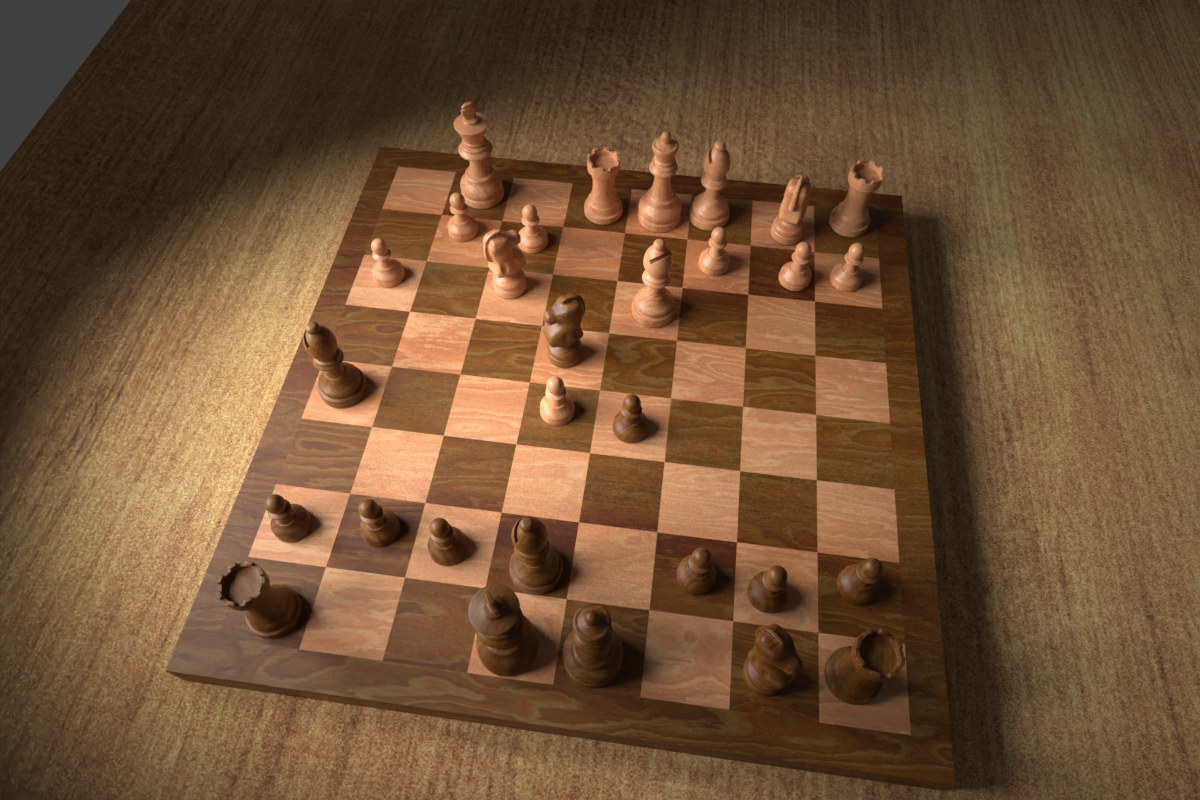
#> input picture testdata/0000.png, 1200 x 800 px, found by its file name
$ python board_localization.py   (older library calls are emulated)
#> lines starting #> are read from the running program, lines starting #| are printed output that depends on the picture; after the words box and inside, x2 and y2 are one past the last pixel; in counts of white or black regions, pixels touching at a corner belong together
import cv2
import numpy as np
import typing
from sklearn.metrics.pairwise import pairwise_distances
from sklearn.cluster import AgglomerativeClustering, DBSCAN

from coordinates import from_homogenous_coordinates, to_homogenous_coordinates
import config as cfg

def find_corners(img: np.ndarray):
    img, img_scale = resize_img(img)

    grey_img = cv2.cvtColor(img, cv2.COLOR_BGR2GRAY)
    edges_img = detect_edges(grey_img)
    lines = detect_lines(edges_img)

    if lines.shape[0] > 400:
        raise Exception("too many lines found")

    all_horizontal_lines, all_vertical_lines = cluster_horizontal_and_vertical_lines(lines)

    horizontal_lines = eliminate_similar_lines(all_horizontal_lines, all_vertical_lines)
    vertical_lines = eliminate_similar_lines(all_vertical_lines, all_horizontal_lines)

    all_intersection_points = get_intersection_points(horizontal_lines, vertical_lines)

    best_num_inliers = 0
    best_configuration = None
    iterations = 0
    while iterations < 200 or best_num_inliers < 30:
        row1, row2 = choose_from_range(len(horizontal_lines))
        col1, col2 = choose_from_range(len(vertical_lines))
        transformation_matrix = compute_homography(all_intersection_points,
                                                    row1, row2, col1, col2)
        warped_points = warp_points(
            transformation_matrix, all_intersection_points)
        warped_points, intersection_points, horizontal_scale, vertical_scale = discard_outliers(warped_points, all_intersection_points)
        num_inliers = np.prod(warped_points.shape[:-1])
        if num_inliers > best_num_inliers:
            warped_points *= np.array((horizontal_scale, vertical_scale))

            # Quantize and reject duplicates
            (xmin, xmax, ymin, ymax), scale, quantized_points, intersection_points, warped_img_size = configuration = quantize_points(warped_points, intersection_points)

            # Calculate remaining number of inliers
            num_inliers = np.prod(quantized_points.shape[:-1])

            if num_inliers > best_num_inliers:
                best_num_inliers = num_inliers
                best_configuration = configuration
        iterations += 1
        if iterations > 10000:
            raise Exception("RANSAC produced no viable results")

    # Retrieve best configuration
    (xmin, xmax, ymin, ymax), scale, quantized_points, intersection_points, warped_img_size = best_configuration

    # Recompute transformation matrix based on all inliers
    transformation_matrix = compute_transformation_matrix(
        intersection_points, quantized_points)
    inverse_transformation_matrix = np.linalg.inv(transformation_matrix)

    # Warp grayscale image
    dims = tuple(warped_img_size.astype(int))
    warped = cv2.warpPerspective(grey_img, transformation_matrix, dims)
    borders = np.zeros_like(grey_img)
    borders[3:-3, 3:-3] = 1
    warped_borders = cv2.warpPerspective(borders, transformation_matrix, dims)
    warped_mask = warped_borders == 1

    # Refine board boundaries
    xmin, xmax = compute_vertical_borders(warped, warped_mask, scale, xmin, xmax)
    scaled_xmin, scaled_xmax = (int(x * scale[0]) for x in (xmin, xmax))
    warped_mask[:, :scaled_xmin] = warped_mask[:, scaled_xmax:] = False
    ymin, ymax = compute_horizontal_borders(warped, warped_mask, scale, ymin, ymax)

    # Transform boundaries to image space
    corners = np.array([[xmin, ymin],
                        [xmax, ymin],
                        [xmax, ymax],
                        [xmin, ymax]]).astype(float)
    corners = corners * scale
    img_corners = warp_points(inverse_transformation_matrix, corners)
    img_corners = img_corners / img_scale
    return sort_corner_points(img_corners)


def resize_img(img: np.ndarray) -> typing.Tuple[np.ndarray, float]:

    h, w, _ = img.shape
    if w == cfg.RESIZE_IMAGE_WIDTH:
        return img, 1

    scale = cfg.RESIZE_IMAGE_WIDTH/2
    dims = (cfg.RESIZE_IMAGE_WIDTH, int(h * scale))

    img = cv2.resize(img, dims)
    return img, scale


def detect_edges(grey: np.ndarray) -> np.ndarray:
    if grey.dtype != np.uint8:
        grey = grey / grey.max() * 255
        grey = grey.astype(np.uint8)
    edges = cv2.Canny(grey,
                    cfg.EDGE_DETECTION_LOW_THRESHOLD,
                    cfg.EDGE_DETECTION_HIGH_THRESHOLD,
                    cfg.EDGE_DETECTION_APERTURE)

    return edges


def detect_lines(edges: np.ndarray) -> np.ndarray:
    lines = cv2.HoughLines(edges, 1, np.pi/360, cfg.LINE_DETECTION_THRESHOLD)
    lines = lines.squeeze(axis=-2)
    lines = fix_negative_rho_in_hesse_normal_form(lines)

    if cfg.LINE_DETECTION_DIAGONAL_LINE_ELIMINATION:
        threshold = np.deg2rad(
            cfg.LINE_DETECTION_DIAGONAL_LINE_ELIMINATION_THRESHOLD_DEGREES)
        vmask = np.abs(lines[:, 1]) < threshold
        hmask = np.abs(lines[:, 1] - np.pi / 2) < threshold
        mask = vmask | hmask
        lines = lines[mask]
    return lines


def fix_negative_rho_in_hesse_normal_form(lines: np.ndarray) -> np.ndarray:
    lines = lines.copy()
    neg_rho_mask = lines[..., 0] < 0
    lines[neg_rho_mask, 0] = - \
        lines[neg_rho_mask, 0]
    lines[neg_rho_mask, 1] =  \
        lines[neg_rho_mask, 1] - np.pi

    return lines


def cluster_horizontal_and_vertical_lines(lines: np.ndarray):
    lines = sort_lines(lines)
    thetas = lines[..., 1].reshape(-1, 1)
    distance_matrix = pairwise_distances(
        thetas, thetas, metric=absolute_angle_difference)
    agg = AgglomerativeClustering(n_clusters=2, affinity="precomputed", linkage="average")
    clusters = agg.fit_predict(distance_matrix)

    angle_with_y_axis = absolute_angle_difference(thetas, 0.)
    if angle_with_y_axis[clusters == 0].mean() > angle_with_y_axis[clusters == 1].mean():
        hcluster, vcluster = 0, 1
    else:
        hcluster, vcluster = 1, 0

    horizontal_lines = lines[clusters == hcluster]
    vertical_lines = lines[clusters == vcluster]

    return horizontal_lines, vertical_lines


def sort_lines(lines: np.ndarray) -> np.ndarray:
    if lines.ndim == 0 or lines.shape[-2] == 0:
        return lines
    rhos = lines[..., 0]
    sorted_indices = np.argsort(rhos)
    return lines[sorted_indices]


def absolute_angle_difference(x, y):
    diff = np.mod(np.abs(x - y), 2*np.pi)
    return np.min(np.stack([diff, np.pi - diff], axis=-1), axis=-1)


# [50 lines left out: functions eliminate_similar_lines, get_intersection_points, get_intersection_point, not called in this run]


def choose_from_range(upper_bound: int, n: int = 2):
    return np.sort(np.random.choice(np.arange(upper_bound), (n,), replace=False), axis=-1)


# [195 lines left out: functions _compute_homography, compute_transformation_matrix, compute_homography, warp_points, discard_outliers, find_best_scale and 4 more, not called in this run]


if __name__ == "__main__":
    import matplotlib.pyplot as plt

    img = cv2.imread('BCG_project/testdata/0000.png')
#> img is the input picture: shape (800, 1200, 3); mean B, G, R 53.3, 81, 111.4

    corners = find_corners(img)
#> in find_corners, `img, img_scale = resize_img(img)`: img_scale = 1
#> in find_corners, `grey_img = cv2.cvtColor(img, cv2.COLOR_BGR2GRAY)`:
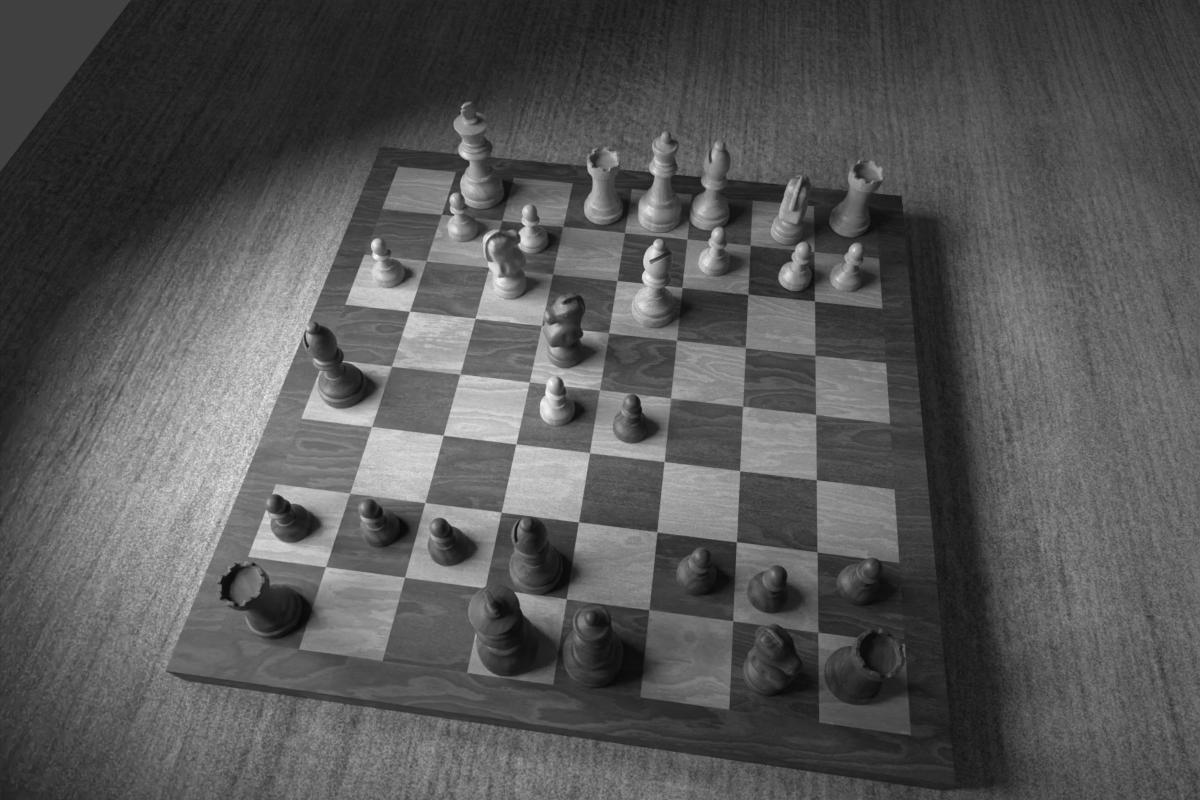
#> grey_img: shape (800, 1200); min 9, max 251, mean 86.9
#> in detect_edges, `edges = cv2.Canny(grey, cfg.EDGE_DETECTION_LOW_THRESHOLD, cfg.EDGE_DET..`:
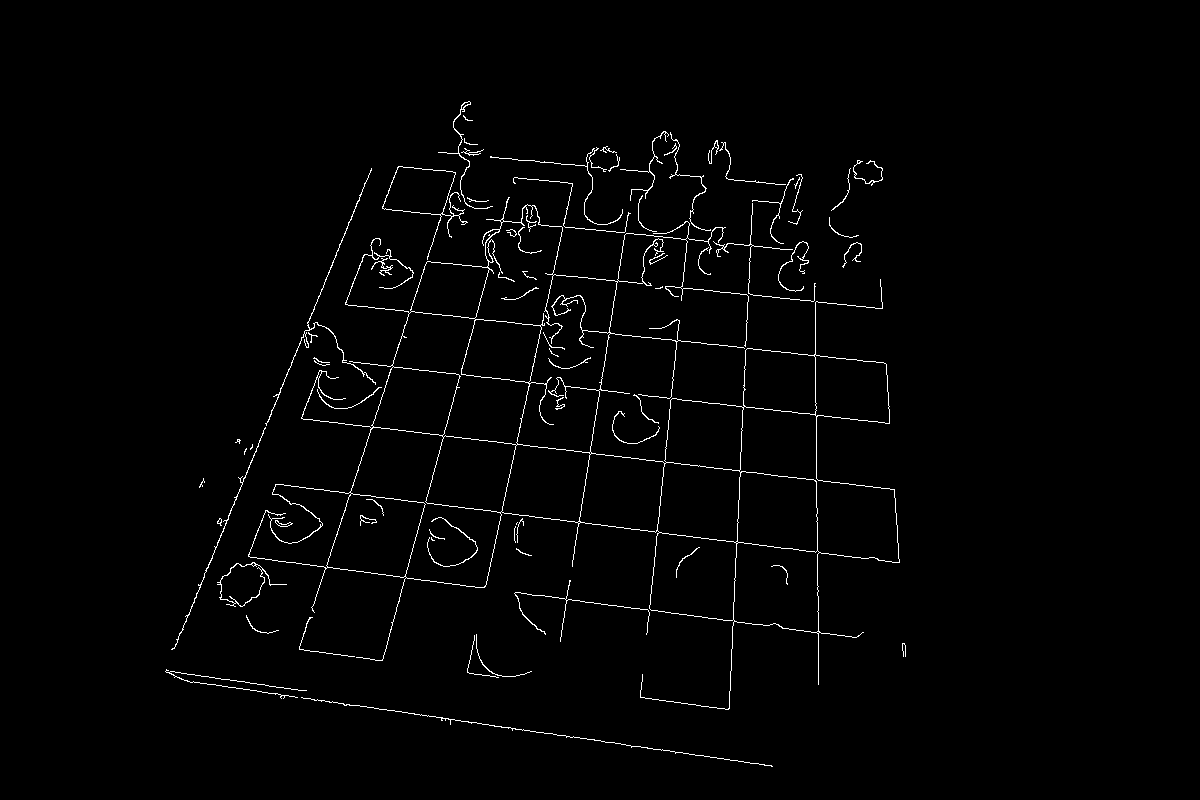
#> edges: shape (800, 1200); 1.5% white in thin lines or dots, all inside (x1, y1, x2, y2) = (165, 101, 906, 767)
#> in detect_lines, `lines = cv2.HoughLines(edges, 1, np.pi/360, cfg.LINE_DETECTION_THRESHO..`: lines = 70 rows, first 8: [653, 0.157], [520, 1.7], [-812, 3.13], [408, 0.393], [377, 1.69], [597, 0.209], [447, 1.69], [320, 1.68]
#> in detect_lines, `lines = lines.squeeze(axis=-2)`: lines = 70 pairs, first value -862 to 820, second value 0 to 3.13
#> in detect_lines, `lines = fix_negative_rho_in_hesse_normal_form(lines)`: lines = 70 pairs, first value 104 to 862, second value -0.0698 to 1.73
#> in sort_lines, `rhos = lines[..., 0]`: rhos = 70 values, max 862 at index 53, min 104 at index 63, mean 497.8
#> in sort_lines, `sorted_indices = np.argsort(rhos)`: sorted_indices = 70 values, max 69 at index 42, min 0 at index 54, mean 34.5
#> in cluster_horizontal_and_vertical_lines, `thetas = lines[..., 1].reshape(-1, 1)`: thetas = 70 values, max 1.73 at index 47, min -0.0698 at index 68, mean 0.992
#> in cluster_horizontal_and_vertical_lines, `distance_matrix = pairwise_distances( thetas, thetas, metric=absolute_..`:
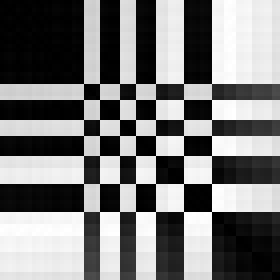
#> distance_matrix: shape (70, 70) float64 (shown 4 times larger); min 0, max 1.57, mean 0.756; drawn with min black and max white
#> (the run stopped early here; a loop or call above may not have finished)
